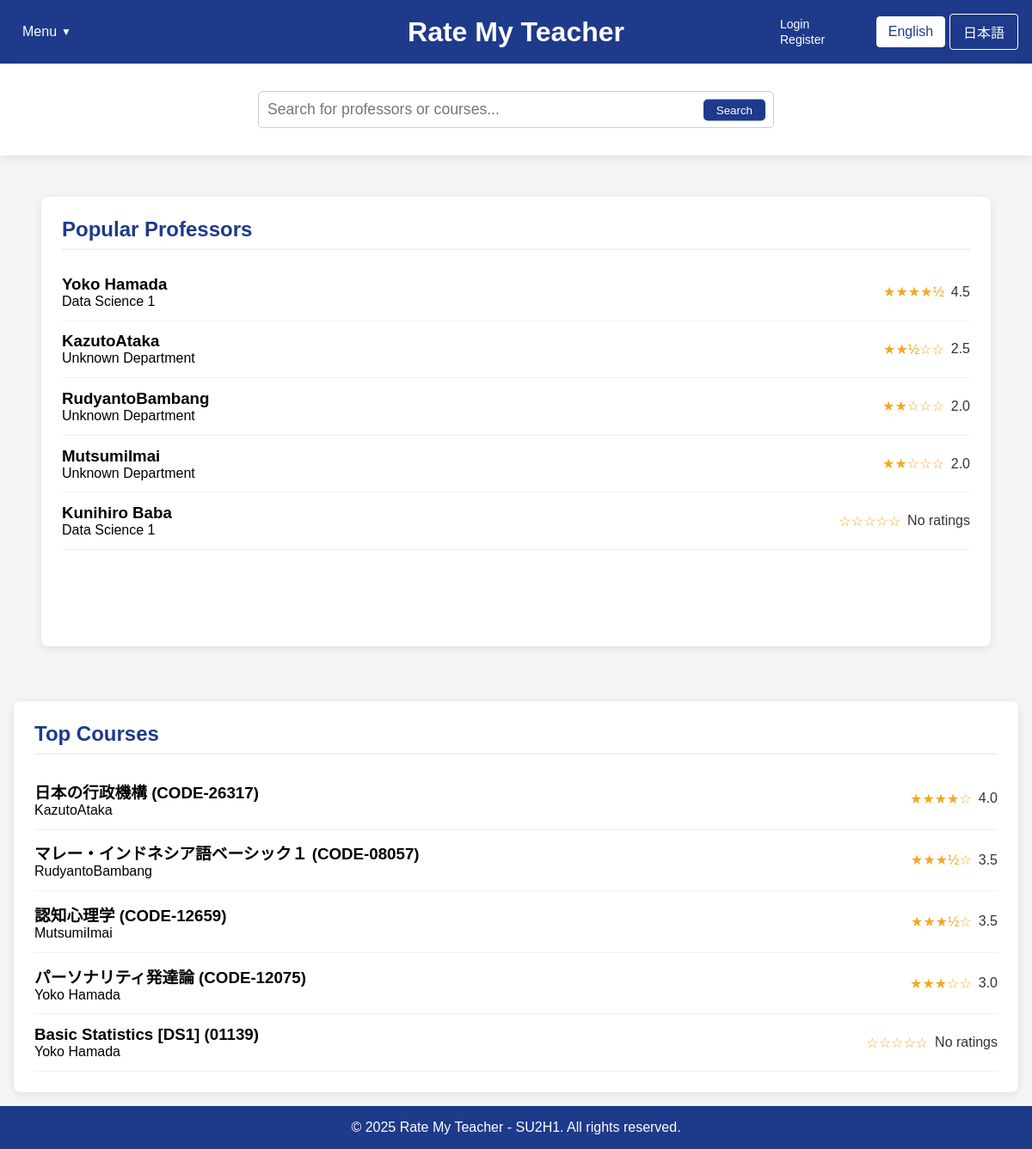
The app's page /home.php with its own data.
### tables this page shows
CREATE TABLE professors (
        id INTEGER PRIMARY KEY AUTOINCREMENT,
        name TEXT NOT NULL,
        department TEXT,
        bio TEXT
    , avg_content_quality REAL DEFAULT 0, avg_difficulty REAL DEFAULT 0, overall_rating REAL DEFAULT 0, review_count INTEGER DEFAULT 0);

CREATE TABLE courses (
        id INTEGER PRIMARY KEY AUTOINCREMENT,
        name TEXT NOT NULL,
        course_code TEXT,
        description TEXT,
        professor_id INTEGER, avg_content_quality REAL DEFAULT 0, avg_difficulty REAL DEFAULT 0, review_count INTEGER DEFAULT 0, overall_rating REAL DEFAULT 0,
        FOREIGN KEY (professor_id) REFERENCES professors(id) ON DELETE SET NULL
    );

### home.php (the view, shortened to what this page needs)
<?php
$isLoggedIn = isset($_SESSION["loggedin"]) && $_SESSION["loggedin"] === true;
require_once 'config.php';
function getTopProfessors($limit = 5) {
    global $conn;
    $professors = [];
    try {
        $ratingCount = 0;
        $ratingCheckResult = $conn->query("SELECT COUNT(*) as count FROM ratings");
        if ($ratingCheckResult) {
            $ratingCountRow = $ratingCheckResult->fetchArray(SQLITE3_ASSOC);
            $ratingCount = $ratingCountRow['count'];
        }
        if ($ratingCount > 0) {
            $hasProfRatingColumns = false;
            $columnsResult = $conn->query("PRAGMA table_info(professors)");
            while ($col = $columnsResult->fetchArray(SQLITE3_ASSOC)) {
                if ($col['name'] === 'avg_content_quality' || $col['name'] === 'overall_rating') {
                    $hasProfRatingColumns = true;
                    break;
                }
            }
            if ($hasProfRatingColumns) {
                $stmt = $conn->prepare("
                    SELECT id, name, department,
                           COALESCE(overall_rating, (avg_content_quality + avg_difficulty) / 2) as avg_rating,
                           COALESCE(avg_content_quality, 0) as avg_content_quality,
                           COALESCE(avg_difficulty, 0) as avg_difficulty,
                           COALESCE(review_count, 0) as review_count
                    FROM professors
                    WHERE COALESCE(review_count, 0) > 0
                    ORDER BY avg_rating DESC, review_count DESC
                    LIMIT :limit
                ");
            }
            $stmt->bindValue(':limit', $limit, SQLITE3_INTEGER);
            $result = $stmt->execute();
            while ($row = $result->fetchArray(SQLITE3_ASSOC)) {
                if (isset($row['avg_rating']) && $row['avg_rating'] !== null) {
                    $row['avg_rating'] = number_format((float)$row['avg_rating'], 1);
                } else {
                    $row['avg_rating'] = "N/A";
                }
                $professors[] = $row;
            }
        }
        if (count($professors) < $limit) {
            $remaining = $limit - count($professors);
            $excludeIds = array_map(function($prof) {
                return $prof['id'];
            }, $professors);
            $excludeClause = count($excludeIds) > 0 ? "WHERE id NOT IN (" . implode(",", $excludeIds) . ")" : "";
            $stmt = $conn->prepare("
                SELECT id, name, department
                FROM professors
                $excludeClause
                LIMIT :limit
            ");
            $stmt->bindValue(':limit', $remaining, SQLITE3_INTEGER);
            $result = $stmt->execute();
            while ($row = $result->fetchArray(SQLITE3_ASSOC)) {
                $row['avg_rating'] = "N/A";
                $professors[] = $row;
            }
        }
    } catch (Exception $e) {
        error_log("Error fetching top professors: " . $e->getMessage());
    }
    return $professors;
}
function getTopCourses($limit = 5) {
    global $conn;
    $courses = [];
    try {
        $ratingCount = 0;
        $ratingCheckResult = $conn->query("SELECT COUNT(*) as count FROM ratings");
        if ($ratingCheckResult) {
            $ratingCountRow = $ratingCheckResult->fetchArray(SQLITE3_ASSOC);
            $ratingCount = $ratingCountRow['count'];
        }
        if ($ratingCount > 0) {
            $hasCourseRatingColumns = false;
            $columnsResult = $conn->query("PRAGMA table_info(courses)");
            while ($col = $columnsResult->fetchArray(SQLITE3_ASSOC)) {
                if ($col['name'] === 'avg_content_quality') {
                    $hasCourseRatingColumns = true;
                    break;
                }
            }
            if ($hasCourseRatingColumns) {
                $stmt = $conn->prepare("
                    SELECT c.id, c.name as course_name, c.course_code,
                           COALESCE(c.avg_content_quality, 0) as avg_content_quality,
                           COALESCE(c.avg_difficulty, 0) as avg_difficulty,
                           (COALESCE(c.avg_content_quality, 0) + COALESCE(c.avg_difficulty, 0)) / 2 as avg_rating,
                           COALESCE(c.review_count, 0) as review_count,
                           p.name as professor_name
                    FROM courses c
                    LEFT JOIN professors p ON c.professor_id = p.id
                    WHERE COALESCE(c.review_count, 0) > 0
                    ORDER BY avg_rating DESC, review_count DESC
                    LIMIT :limit
                ");
            }
            $stmt->bindValue(':limit', $limit, SQLITE3_INTEGER);
            $result = $stmt->execute();
            while ($row = $result->fetchArray(SQLITE3_ASSOC)) {
                if (!isset($row['professor_name']) || empty($row['professor_name'])) {
                    $profStmt = $conn->prepare("
                        SELECT p.name
                        FROM professors p
                        JOIN ratings r ON p.id = r.professor_id
                        WHERE r.course_id = :course_id
                        GROUP BY p.id
                        ORDER BY COUNT(r.id) DESC
                        LIMIT 1
                    ");
                    $profStmt->bindValue(':course_id', $row['id'], SQLITE3_INTEGER);
                    $profResult = $profStmt->execute();
                    $profRow = $profResult->fetchArray(SQLITE3_ASSOC);
                    if ($profRow && isset($profRow['name'])) {
                        $row['professor_name'] = $profRow['name'];
                    } else {
                        $row['professor_name'] = "Unknown Professor";
                    }
                }
                if (isset($row['avg_rating']) && $row['avg_rating'] !== null) {
                    $row['avg_rating'] = number_format((float)$row['avg_rating'], 1);
                } else {
                    $row['avg_rating'] = "N/A";
                }
                $courses[] = $row;
            }
        }
        if (count($courses) < $limit) {
            $remaining = $limit - count($courses);
            $excludeIds = array_map(function($course) {
                return $course['id'];
            }, $courses);
            $excludeClause = count($excludeIds) > 0 ? "WHERE c.id NOT IN (" . implode(",", $excludeIds) . ")" : "";
            $stmt = $conn->prepare("
                SELECT c.id, c.name as course_name, c.course_code, p.name as professor_name
                FROM courses c
                LEFT JOIN professors p ON c.professor_id = p.id
                $excludeClause
                LIMIT :limit
            ");
            $stmt->bindValue(':limit', $remaining, SQLITE3_INTEGER);
            $result = $stmt->execute();
            while ($row = $result->fetchArray(SQLITE3_ASSOC)) {
                $row['avg_rating'] = "N/A";
                $courses[] = $row;
            }
        }
    } catch (Exception $e) {
        error_log("Error fetching top courses: " . $e->getMessage());
    }
    return $courses;
}
$topProfessors = getTopProfessors(5);
$topCourses = getTopCourses(5);
?>
<!DOCTYPE html>
<html lang="en">
<head>
    <link rel="stylesheet" href="css/style.css">
</head>
<body>
    <div class="container">
        <header>
            <div class="header-left">
                <div class="dropdown">
                    <?php
                    $currentLang = isset($_COOKIE['language']) && $_COOKIE['language'] == 'ja' ? 'ja' : 'en';
                    $menuLabel = $currentLang == 'ja' ? 'メニュー' : 'Menu';
                    $logoutLabel = $currentLang == 'ja' ? 'ログアウト' : 'Logout';
                    $loginLabel = $currentLang == 'ja' ? 'ログイン' : 'Login';
                    $registerLabel = $currentLang == 'ja' ? '登録' : 'Register';
                    ?>
                    <button class="dropbtn"><?php echo $menuLabel; ?></button>
                </div>
            </div>
            <div class="header-center">
                <div class="logo">
                    <h1><a href="home.php" style="color: white; text-decoration: none;"><?php echo $currentLang == 'ja' ? '先生を評価' : 'Rate My Teacher'; ?></a></h1>
                </div>
            </div>
            <div class="header-right">
                <div class="auth-links">
                    <?php if ($isLoggedIn): ?>
                        <a href="logout.php"><?php echo $logoutLabel; ?></a>
                    <?php else: ?>
                        <a href="login.php"><?php echo $loginLabel; ?></a>
                        <a href="register.php"><?php echo $registerLabel; ?></a>
                    <?php endif; ?>
                </div>
                <div class="language-toggle">
                    <a href="?lang=en" class="<?php echo (!isset($_COOKIE['language']) || $_COOKIE['language'] == 'en') ? 'active' : ''; ?>"
                    style="display:inline-block; width:80px; text-align:center; padding:8px 0; margin-right:5px;
                            background:<?php echo (!isset($_COOKIE['language']) || $_COOKIE['language'] == 'en') ? 'white' : 'transparent'; ?>;
                            color:<?php echo (!isset($_COOKIE['language']) || $_COOKIE['language'] == 'en') ? '#1e3a8a' : 'white'; ?>;
                            text-decoration:none; border:1px solid white; border-radius:4px;"
                    onclick="document.cookie='language=en; path=/; max-age=2592000'; return true;">
                    English
                    </a>
                    <a href="?lang=ja" class="<?php echo (isset($_COOKIE['language']) && $_COOKIE['language'] == 'ja') ? 'active' : ''; ?>"
                    style="display:inline-block; width:80px; text-align:center; padding:8px 0;
                            background:<?php echo (isset($_COOKIE['language']) && $_COOKIE['language'] == 'ja') ? 'white' : 'transparent'; ?>;
                            color:<?php echo (isset($_COOKIE['language']) && $_COOKIE['language'] == 'ja') ? '#1e3a8a' : 'white'; ?>;
                            text-decoration:none; border:1px solid white; border-radius:4px;"
                    onclick="document.cookie='language=ja; path=/; max-age=2592000'; return true;">
                    日本語
                    </a>
                </div>
        </header>
        <div class="search-container">
            <div class="search-bar" style="position: relative !important;">
                <input type="text" id="searchInput" placeholder="<?php echo $currentLang == 'ja' ? '教授やコースを検索...' : 'Search for professors or courses...'; ?>" style="width: 100%; padding: 10px; border-radius: 5px; border: 1px solid #ccc;">
                <button id="searchButton" style="position: absolute; right: 10px; top: 50%; transform: translateY(-50%); background: #1e3a8a; color: white; border: none; padding: 5px 15px; border-radius: 5px; cursor: pointer;"><?php echo $currentLang == 'ja' ? '検索' : 'Search'; ?></button>
            </div>
        </div>
        <main>
            <div id="popular-professors" class="content-box">
                <h2><?php echo $currentLang == 'ja' ? '人気の教授' : 'Popular Professors'; ?></h2>
                <div class="professor-list">
                    <?php foreach ($topProfessors as $professor): ?>
                    <a href="professor_page_template.php?professor=<?php echo urlencode(str_replace(' ', '', $professor['name'])); ?>&lang=<?php echo $currentLang; ?>" style="text-decoration: none; color: inherit;">
                        <div class="professor-item" data-id="<?php echo $isLoggedIn ? $professor['id'] : 'login-required'; ?>">
                            <div>
                                <h3><?php echo htmlspecialchars($professor['name']); ?></h3>
                                <p><?php echo htmlspecialchars($professor['department'] ?? 'Unknown Department'); ?></p>
                            </div>
                            <div class="rating">
                                <?php
                                if ($professor['avg_rating'] !== 'N/A' && $professor['avg_rating'] > 0) {
                                    $fullStars = floor($professor['avg_rating']);
                                    $hasHalfStar = $professor['avg_rating'] - $fullStars >= 0.5;
                                    echo str_repeat('★', $fullStars);
                                    echo $hasHalfStar ? '½' : '';
                                    echo str_repeat('☆', 5 - $fullStars - ($hasHalfStar ? 1 : 0));
                                    echo ' <span>' . $professor['avg_rating'] . '</span>';
                                } else {
                                    echo '☆☆☆☆☆ <span>No ratings</span>';
                                }
                                ?>
                            </div>
                        </div>
                    </a>
                    <?php endforeach; ?>
                </div>
            </div>
                </div>
            <div id="top-courses" class="content-box">
                <h2><?php echo $currentLang == 'ja' ? '人気のコース' : 'Top Courses'; ?></h2>
                <div class="course-list">
                    <?php foreach ($topCourses as $course): ?>
                    <a href="course_page_template.php?course=<?php echo urlencode($course['course_name'] ?? $course['name']); ?>&professor=<?php echo urlencode(str_replace(' ', '', $course['professor_name'])); ?>&lang=<?php echo $currentLang; ?>" style="text-decoration: none; color: inherit;">
                        <div class="course-item" data-id="<?php echo $isLoggedIn ? $course['id'] : 'login-required'; ?>">
                            <div>
                                <h3><?php echo htmlspecialchars($course['course_name'] ?? $course['name']); ?><?php echo !empty($course['course_code']) ? ' (' . htmlspecialchars($course['course_code']) . ')' : ''; ?></h3>
                                <p><?php echo htmlspecialchars($course['professor_name'] ?? 'Unknown Professor'); ?></p>
                            </div>
                            <div class="rating">
                                <?php
                                if ($course['avg_rating'] !== 'N/A' && $course['avg_rating'] > 0) {
                                    $fullStars = floor($course['avg_rating']);
                                    $hasHalfStar = $course['avg_rating'] - $fullStars >= 0.5;
                                    echo str_repeat('★', $fullStars);
                                    echo $hasHalfStar ? '½' : '';
                                    echo str_repeat('☆', 5 - $fullStars - ($hasHalfStar ? 1 : 0));
                                    echo ' <span>' . $course['avg_rating'] . '</span>';
                                } else {
                                    echo '☆☆☆☆☆ <span>No ratings</span>';
                                }
                                ?>
                            </div>
                        </div>
                    </a>
                    <?php endforeach; ?>
                </div>
            </div>
        <footer>
            <p>&copy; 2025 Rate My Teacher - SU2H1. All rights reserved.</p>
        </footer>
</body>
</html>

### records on screen
professors: name "Yoko Hamada", department "Data Science 1", fullStars "★★★★", shows "½", avg_rating "4.5"
professors: name "KazutoAtaka", department "Unknown Department", fullStars "★★", shows "½", hasHalfStar "☆☆", avg_rating "2.5"
professors: name "RudyantoBambang", department "Unknown Department", fullStars "★★", hasHalfStar "☆☆☆", avg_rating "2.0"
professors: name "MutsumiImai", department "Unknown Department", fullStars "★★", hasHalfStar "☆☆☆", avg_rating "2.0"
professors: name "Kunihiro Baba", department "Data Science 1", shows "No ratings"
courses: name "日本の行政機構", course_code "CODE-26317", professor_name "KazutoAtaka", fullStars "★★★★", hasHalfStar "☆", avg_rating "4.0"
courses: name "マレー・インドネシア語ベーシック１", course_code "CODE-08057", professor_name "RudyantoBambang", fullStars "★★★", shows "½", hasHalfStar "☆", avg_rating "3.5"
courses: name "認知心理学", course_code "CODE-12659", professor_name "MutsumiImai", fullStars "★★★", shows "½", hasHalfStar "☆", avg_rating "3.5"
courses: name "パーソナリティ発達論", course_code "CODE-12075", professor_name "Yoko Hamada", fullStars "★★★", hasHalfStar "☆☆", avg_rating "3.0"
courses: name "Basic Statistics [DS1]", course_code "01139", professor.name "Yoko Hamada", shows "No ratings"

### other values on screen
$menuLabel "Menu"
$loginLabel "Login"
$registerLabel "Register"
